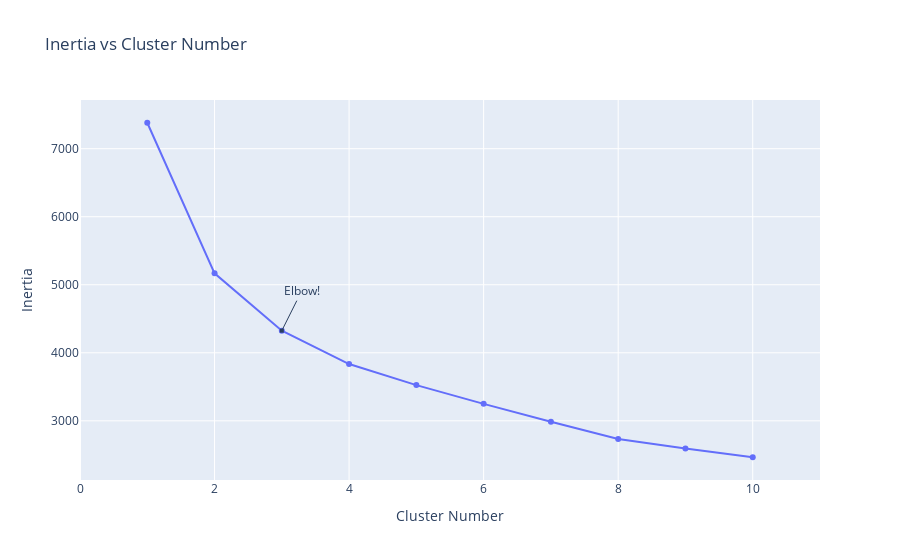

Notebook source saved alongside this figure:
### Code cell
X=df_u
scaler = MinMaxScaler()
scaler.fit(X)
X=scaler.transform(X)
inertia = []
for i in range(1,11):
    kmeans = KMeans(
        n_clusters=i, init="k-means++",
        n_init=10,
        tol=1e-04, random_state=42
    )
    kmeans.fit(X)
    inertia.append(kmeans.inertia_)
fig = go.Figure(data=go.Scatter(x=np.arange(1,11),y=inertia))
fig.update_layout(title="Inertia vs Cluster Number",xaxis=dict(range=[0,11],title="Cluster Number"),
                  yaxis={'title':'Inertia'},
                 annotations=[
        dict(
            x=3,
            y=inertia[2],
            xref="x",
            yref="y",
            text="Elbow!",
            showarrow=True,
            arrowhead=7,
            ax=20,
            ay=-40
        )
    ])

### Figure 1 — Plotly figure (JSON) as saved in the notebook; plotly's stock layout.template omitted (floating-point values rounded to 4 significant figures)
{"data": [{"type": "scatter", "x": [1, 2, 3, 4, 5, 6, 7, 8, 9, 10], "y": [7381.0, 5168.0, 4325.0, 3835.0, 3525.0, 3250.0, 2986.0, 2732.0, 2594.0, 2465.0]}], "layout": {"annotations": [{"arrowhead": 7, "ax": 20, "ay": -40, "showarrow": true, "text": "Elbow!", "x": 3, "xref": "x", "y": 4325.0, "yref": "y"}], "title": {"text": "Inertia vs Cluster Number"}, "xaxis": {"range": [0, 11], "title": {"text": "Cluster Number"}}, "yaxis": {"title": {"text": "Inertia"}}}}
